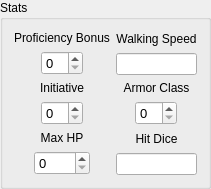
        <widget class="QGroupBox" name="groupBox_11">
         <property name="sizePolicy">
          <sizepolicy hsizetype="Maximum" vsizetype="Preferred">
           <horstretch>1</horstretch>
           <verstretch>1</verstretch>
          </sizepolicy>
         </property>
         <property name="title">
          <string>Stats</string>
         </property>
         <layout class="QVBoxLayout" name="verticalLayout_39">
          <item>
           <layout class="QGridLayout" name="gridLayout_2">
            <property name="sizeConstraint">
             <enum>QLayout::SetDefaultConstraint</enum>
            </property>
            <item row="1" column="0">
             <layout class="QVBoxLayout" name="verticalLayout_17">
              <item>
               <layout class="QVBoxLayout" name="verticalLayout_6">
                <item>
                 <layout class="QHBoxLayout" name="horizontalLayout_40">
                  <item>
                   <widget class="QLabel" name="label_3">
                    <property name="sizePolicy">
                     <sizepolicy hsizetype="Minimum" vsizetype="Preferred">
                      <horstretch>0</horstretch>
                      <verstretch>0</verstretch>
                     </sizepolicy>
                    </property>
                    <property name="text">
                     <string>Initiative</string>
                    </property>
                    <property name="alignment">
                     <set>Qt::AlignCenter</set>
                    </property>
                    <property name="wordWrap">
                     <bool>true</bool>
                    </property>
                   </widget>
                  </item>
                 </layout>
                </item>
                <item>
                 <layout class="QHBoxLayout" name="horizontalLayout_12">
                  <item>
                   <widget class="QSpinBox" name="INITIATIVE">
                    <property name="sizePolicy">
                     <sizepolicy hsizetype="Maximum" vsizetype="Preferred">
                      <horstretch>0</horstretch>
                      <verstretch>0</verstretch>
                     </sizepolicy>
                    </property>
                    <property name="minimumSize">
                     <size>
                      <width>40</width>
                      <height>20</height>
                     </size>
                    </property>
                    <property name="baseSize">
                     <size>
                      <width>0</width>
                      <height>0</height>
                     </size>
                    </property>
                    <property name="font">
                     <font>
                      <pointsize>10</pointsize>
                     </font>
                    </property>
                   </widget>
                  </item>
                 </layout>
                </item>
               </layout>
              </item>
             </layout>
            </item>
            <item row="0" column="0">
             <layout class="QVBoxLayout" name="verticalLayout_4">
              <item>
               <layout class="QHBoxLayout" name="horizontalLayout_38">
                <item>
                 <widget class="QLabel" name="label">
                  <property name="sizePolicy">
                   <sizepolicy hsizetype="Minimum" vsizetype="Preferred">
                    <horstretch>0</horstretch>
                    <verstretch>0</verstretch>
                   </sizepolicy>
                  </property>
                  <property name="minimumSize">
                   <size>
                    <width>0</width>
                    <height>0</height>
                   </size>
                  </property>
                  <property name="text">
                   <string>Proficiency Bonus</string>
                  </property>
                  <property name="alignment">
                   <set>Qt::AlignCenter</set>
                  </property>
                  <property name="wordWrap">
                   <bool>true</bool>
                  </property>
                 </widget>
                </item>
               </layout>
              </item>
              <item>
               <layout class="QHBoxLayout" name="horizontalLayout_10">
                <item>
                 <widget class="QSpinBox" name="PROF_BONUS">
                  <property name="sizePolicy">
                   <sizepolicy hsizetype="Maximum" vsizetype="Preferred">
                    <horstretch>0</horstretch>
                    <verstretch>0</verstretch>
                   </sizepolicy>
                  </property>
                  <property name="minimumSize">
                   <size>
                    <width>40</width>
                    <height>20</height>
                   </size>
                  </property>
                  <property name="baseSize">
                   <size>
                    <width>0</width>
                    <height>0</height>
                   </size>
                  </property>
                  <property name="font">
                   <font>
                    <pointsize>10</pointsize>
                   </font>
                  </property>
                 </widget>
                </item>
               </layout>
              </item>
             </layout>
            </item>
            <item row="1" column="1">
             <layout class="QVBoxLayout" name="verticalLayout_7">
              <item>
               <layout class="QHBoxLayout" name="horizontalLayout_41">
                <item>
                 <widget class="QLabel" name="label_4">
                  <property name="text">
                   <string>Armor Class</string>
                  </property>
                  <property name="alignment">
                   <set>Qt::AlignCenter</set>
                  </property>
                  <property name="wordWrap">
                   <bool>true</bool>
                  </property>
                 </widget>
                </item>
               </layout>
              </item>
              <item>
               <layout class="QHBoxLayout" name="horizontalLayout_13">
                <item>
                 <widget class="QSpinBox" name="AC">
                  <property name="sizePolicy">
                   <sizepolicy hsizetype="Maximum" vsizetype="Preferred">
                    <horstretch>0</horstretch>
                    <verstretch>0</verstretch>
                   </sizepolicy>
                  </property>
                  <property name="minimumSize">
                   <size>
                    <width>40</width>
                    <height>20</height>
                   </size>
                  </property>
                  <property name="baseSize">
                   <size>
                    <width>0</width>
                    <height>0</height>
                   </size>
                  </property>
                  <property name="font">
                   <font>
                    <pointsize>10</pointsize>
                   </font>
                  </property>
                 </widget>
                </item>
               </layout>
              </item>
             </layout>
            </item>
            <item row="0" column="1">
             <layout class="QVBoxLayout" name="verticalLayout_5">
              <item>
               <layout class="QHBoxLayout" name="horizontalLayout_39">
                <item>
                 <widget class="QLabel" name="label_2">
                  <property name="sizePolicy">
                   <sizepolicy hsizetype="Minimum" vsizetype="Preferred">
                    <horstretch>0</horstretch>
                    <verstretch>0</verstretch>
                   </sizepolicy>
                  </property>
                  <property name="text">
                   <string>Walking Speed</string>
                  </property>
                  <property name="alignment">
                   <set>Qt::AlignCenter</set>
                  </property>
                  <property name="wordWrap">
                   <bool>true</bool>
                  </property>
                 </widget>
                </item>
               </layout>
              </item>
              <item>
               <layout class="QHBoxLayout" name="horizontalLayout_11">
                <item>
                 <widget class="QLineEdit" name="SPEED">
                  <property name="sizePolicy">
                   <sizepolicy hsizetype="Preferred" vsizetype="Preferred">
                    <horstretch>0</horstretch>
                    <verstretch>0</verstretch>
                   </sizepolicy>
                  </property>
                 </widget>
                </item>
               </layout>
              </item>
             </layout>
            </item>
            <item row="2" column="0">
             <layout class="QVBoxLayout" name="verticalLayout_22">
              <item>
               <layout class="QHBoxLayout" name="horizontalLayout_42">
                <item>
                 <widget class="QLabel" name="label_11">
                  <property name="sizePolicy">
                   <sizepolicy hsizetype="Minimum" vsizetype="Preferred">
                    <horstretch>0</horstretch>
                    <verstretch>0</verstretch>
                   </sizepolicy>
                  </property>
                  <property name="text">
                   <string>Max HP</string>
                  </property>
                  <property name="alignment">
                   <set>Qt::AlignCenter</set>
                  </property>
                 </widget>
                </item>
               </layout>
              </item>
              <item>
               <layout class="QHBoxLayout" name="horizontalLayout_14">
                <item>
                 <widget class="QSpinBox" name="MAX_HP">
                  <property name="sizePolicy">
                   <sizepolicy hsizetype="Maximum" vsizetype="Preferred">
                    <horstretch>0</horstretch>
                    <verstretch>0</verstretch>
                   </sizepolicy>
                  </property>
                  <property name="minimumSize">
                   <size>
                    <width>40</width>
                    <height>20</height>
                   </size>
                  </property>
                  <property name="baseSize">
                   <size>
                    <width>0</width>
                    <height>0</height>
                   </size>
                  </property>
                  <property name="font">
                   <font>
                    <pointsize>10</pointsize>
                   </font>
                  </property>
                  <property name="maximum">
                   <number>9998</number>
                  </property>
                 </widget>
                </item>
               </layout>
              </item>
             </layout>
            </item>
            <item row="2" column="1">
             <layout class="QVBoxLayout" name="verticalLayout_23">
              <item>
               <layout class="QHBoxLayout" name="horizontalLayout_43">
                <item>
                 <widget class="QLabel" name="label_12">
                  <property name="sizePolicy">
                   <sizepolicy hsizetype="Minimum" vsizetype="Preferred">
                    <horstretch>0</horstretch>
                    <verstretch>0</verstretch>
                   </sizepolicy>
                  </property>
                  <property name="text">
                   <string>Hit Dice</string>
                  </property>
                  <property name="alignment">
                   <set>Qt::AlignCenter</set>
                  </property>
                 </widget>
                </item>
               </layout>
              </item>
              <item>
               <layout class="QHBoxLayout" name="horizontalLayout_15">
                <item>
                 <widget class="QLineEdit" name="TOTAL_HIT_DICE">
                  <property name="sizePolicy">
                   <sizepolicy hsizetype="Preferred" vsizetype="Preferred">
                    <horstretch>0</horstretch>
                    <verstretch>0</verstretch>
                   </sizepolicy>
                  </property>
                 </widget>
                </item>
               </layout>
              </item>
             </layout>
            </item>
           </layout>
          </item>
         </layout>
        </widget>
